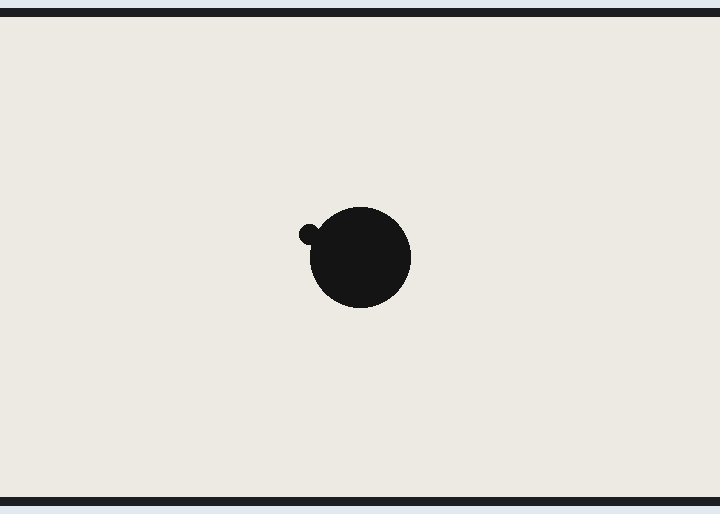
Recording of a sketch running on a simulated Arduino Uno, built for the host (arithmetic inside an expression is 32-bit, double 64-bit). Shown: 800×480 one-colour display. Random numbers use the default seed unless the sketch sets one.

Above: at 5.3 s.

The sketch:

30_replicate_a_natural_concept.ino
```cpp
#include <GxEPD2_BW.h>
#include "particle.h"
#define NUM_PARTICLES 1
#define PLANET_RADIUS 100
#define G 2

GxEPD2_BW<GxEPD2_750_T7, GxEPD2_750_T7::HEIGHT> display(GxEPD2_750_T7(/*CS=5*/ SS, /*DC=*/ 17, /*RST=*/ 16, /*BUSY=*/ 4));
int loop_count = 0;

Particle particles[NUM_PARTICLES];
Particle planet;

void setup() {
  initDisplay();
  initParticles();
  planet = Particle(display.width()/2, display.height()/2, 50);
}

void initParticles() {
  for (int i=0; i<NUM_PARTICLES; i++) {
    Particle p(random(300, W-300), random(150, H-150), 10);
    particles[i] = p;
  }
};


void initDisplay() {
  display.init(0, true, 2, false);
  display.setRotation(0);
}

void fullRefresh() {
  display.clearScreen();
}

void loop() {
  if (loop_count % 100 == 0) {
    fullRefresh();
  }
  display.fillScreen(GxEPD_WHITE);
  showParticle(planet);

  for (int i=0; i<NUM_PARTICLES; i++) {
    Particle& moon = particles[i];
    moon.update();
    showParticle(moon);
    int dx = planet.x - moon.x;
    int dy = planet.y - moon.y;
    float d = sqrt((dx*dx + dy*dy));
    float gravity = G * (moon.mass * planet.mass) / (d*d);
    float a = atan2(dy, dx);
    a = (a < 0) ? (2*PI + a) : a;
    moon.applyForce(min((int)gravity, 5), a);
  }
  display.displayWindow(0, 0, display.width(), display.height());
  loop_count++;
}

void showParticle(Particle a) {
  display.fillCircle(a.x, a.y, a.r, GxEPD_BLACK);
}
```

particle.cpp
```cpp
#include <math.h>
#include <stdlib.h>
#include <Arduino.h>
#include "particle.h"

Particle::Particle() { };

Particle::Particle(int x_, int y_, int r_) {
  x = x_;
  y = y_;
  r = r_;
  mass = r_*r_;
  velx = 0;
  vely = 0;
};

void Particle::update() {
  x += velx;
  y += vely;
  constrain(velx, 0, 10);
  constrain(vely, 0, 10);
};

void Particle::applyForce(int f, float angle) {
  if (abs(velx) < max_speed) {
    velx += f * cos(angle);
  };
  if (abs(vely) < max_speed) {
    vely += f * sin(angle);
  };
};
```

particle.h
```cpp
#define MAX_SPEED 30
#define W 800
#define H 480

#define PI 3.14159265

class Particle {
  public:
    Particle();
    Particle(int x_, int y_, int r_);
    int x;
    int y;
    int r;
    int mass;
    int velx = 0;
    int vely = 0;
    int max_speed = MAX_SPEED;
    void update();
    void applyForce(int f, float angle);
};
```
